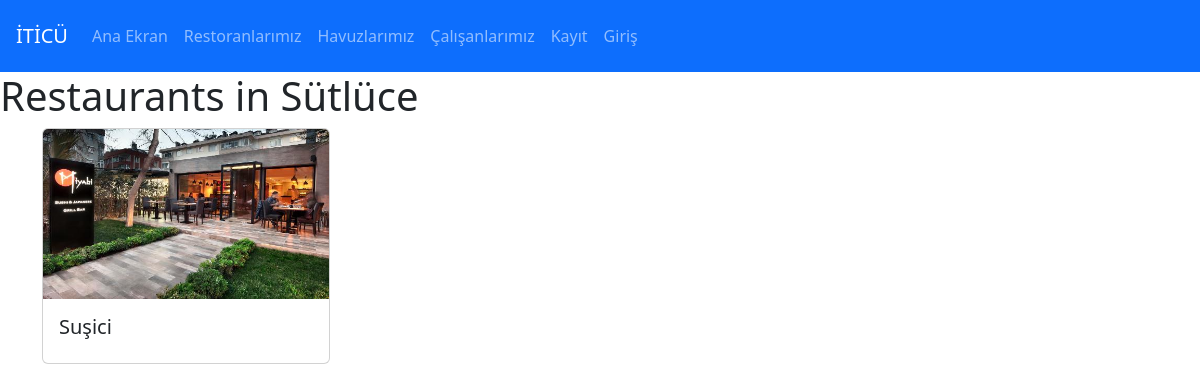
The page /restaurant/1 on the database its author committed.
### web/models.py (models this page shows, shortened)
class Hotel(models.Model):
    name = models.CharField(max_length=20)
    location = models.CharField(max_length=40)
    stars = models.IntegerField()
    img = models.ImageField(null=True,upload_to="uploads")

class Restaurant(models.Model):
    hotel = models.ForeignKey(Hotel ,on_delete=models.CASCADE)
    name = models.CharField(max_length=20)
    img = models.ImageField(null = True,upload_to="uploads")

### web/views.py (the view)
# urls.py: path("restaurant/<int:id>",views.restaurant,name="restaurant"),
def restaurant(request,id):
      restaurants = Restaurant.objects.filter(hotel = Hotel.objects.get(id=id))
      content= {"restaurants":restaurants,"hotel":Hotel.objects.get(id=id)}
      return render(request,"restaurants.html",content)

### web/templates/restaurants.html (shortened to what this page needs)
{%extends 'base.html'%}
{%block title%}
<h1>Restaurants in {{hotel.name}}</h1>
{%endblock%}
{%block body%}
{%for restaurant in restaurants%}
<div class="col-3 ">
{%include 'partials/_restaurant.html'%}
</div>
{% endfor %}
{%endblock%}

### templates/partials/_restaurant.html
<div class="card" style="width: 18rem;">
    <img src=" {{restaurant.img.url}}" class="card-img-top" alt="...">
    <div class="card-body">
      <h5 class="card-title">{{restaurant.name}}</h5>
    </div>
  </div>

### rows shown on the page
Hotel: name "Sütlüce"
Restaurant: img (picture), name "Suşici"
